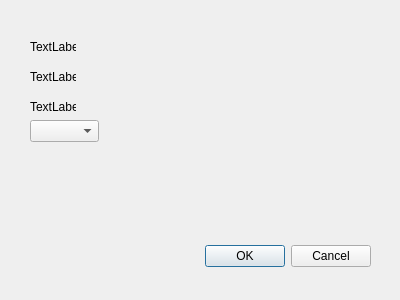
<?xml version="1.0" encoding="UTF-8"?>
<ui version="4.0">
 <class>AddAnatZoneDialog</class>
 <widget class="QDialog" name="AddAnatZoneDialog">
  <property name="geometry">
   <rect>
    <x>0</x>
    <y>0</y>
    <width>400</width>
    <height>300</height>
   </rect>
  </property>
  <property name="windowTitle">
   <string>Add Anatomical Zone</string>
  </property>
  <widget class="QDialogButtonBox" name="buttonBox">
   <property name="geometry">
    <rect>
     <x>30</x>
     <y>240</y>
     <width>341</width>
     <height>32</height>
    </rect>
   </property>
   <property name="orientation">
    <enum>Qt::Horizontal</enum>
   </property>
   <property name="standardButtons">
    <set>QDialogButtonBox::Cancel|QDialogButtonBox::Ok</set>
   </property>
  </widget>
  <widget class="QLabel" name="label">
   <property name="geometry">
    <rect>
     <x>30</x>
     <y>40</y>
     <width>46</width>
     <height>14</height>
    </rect>
   </property>
   <property name="text">
    <string>TextLabel</string>
   </property>
  </widget>
  <widget class="QLabel" name="label_2">
   <property name="geometry">
    <rect>
     <x>30</x>
     <y>70</y>
     <width>46</width>
     <height>14</height>
    </rect>
   </property>
   <property name="text">
    <string>TextLabel</string>
   </property>
  </widget>
  <widget class="QLabel" name="label_3">
   <property name="geometry">
    <rect>
     <x>30</x>
     <y>100</y>
     <width>46</width>
     <height>14</height>
    </rect>
   </property>
   <property name="text">
    <string>TextLabel</string>
   </property>
  </widget>
  <widget class="QComboBox" name="comboBox">
   <property name="geometry">
    <rect>
     <x>30</x>
     <y>120</y>
     <width>69</width>
     <height>22</height>
    </rect>
   </property>
  </widget>
 </widget>
 <resources/>
 <connections>
  <connection>
   <sender>buttonBox</sender>
   <signal>accepted()</signal>
   <receiver>AddAnatZoneDialog</receiver>
   <slot>accept()</slot>
   <hints>
    <hint type="sourcelabel">
     <x>248</x>
     <y>254</y>
    </hint>
    <hint type="destinationlabel">
     <x>157</x>
     <y>274</y>
    </hint>
   </hints>
  </connection>
  <connection>
   <sender>buttonBox</sender>
   <signal>rejected()</signal>
   <receiver>AddAnatZoneDialog</receiver>
   <slot>reject()</slot>
   <hints>
    <hint type="sourcelabel">
     <x>316</x>
     <y>260</y>
    </hint>
    <hint type="destinationlabel">
     <x>286</x>
     <y>274</y>
    </hint>
   </hints>
  </connection>
 </connections>
</ui>
